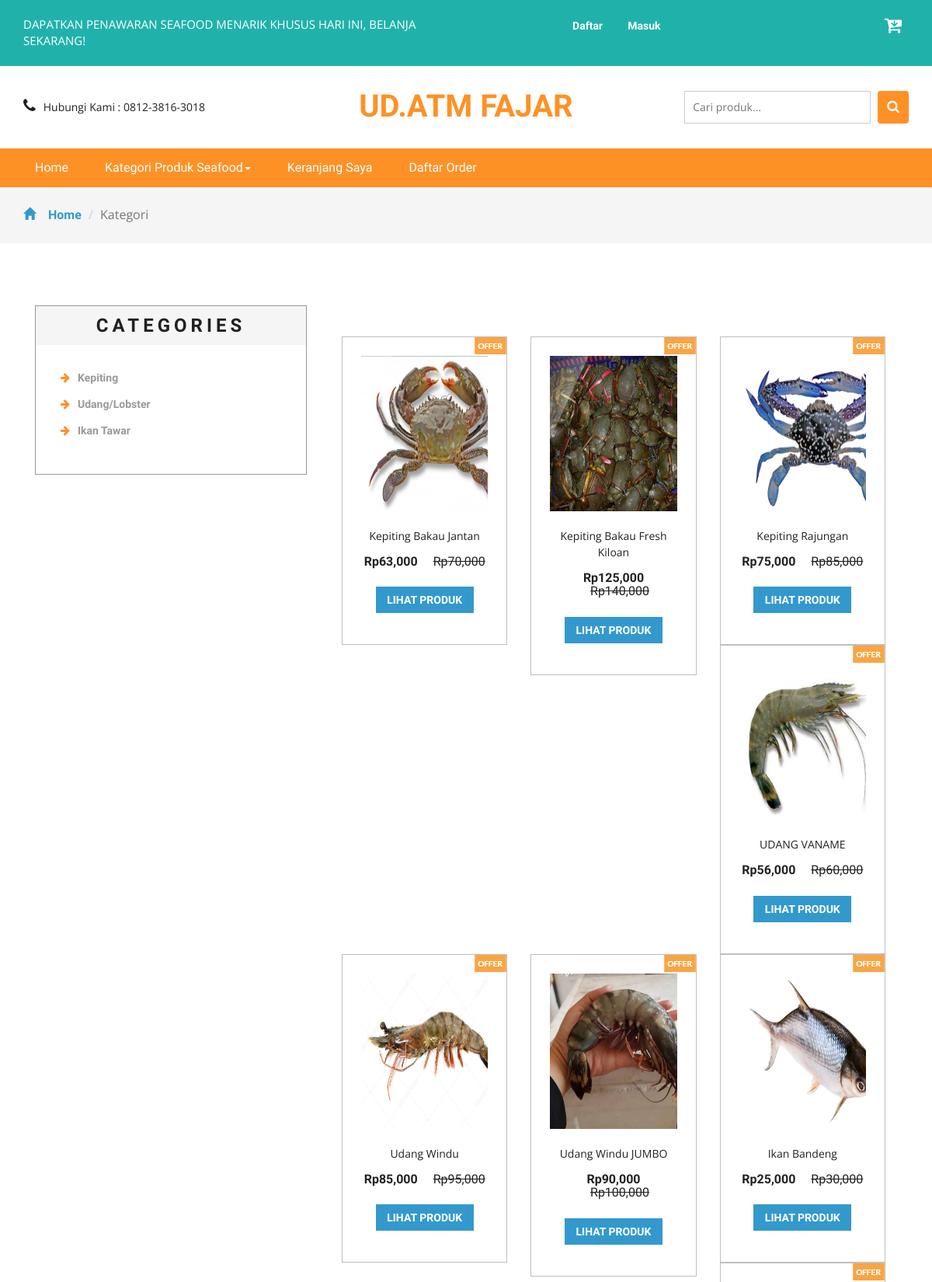
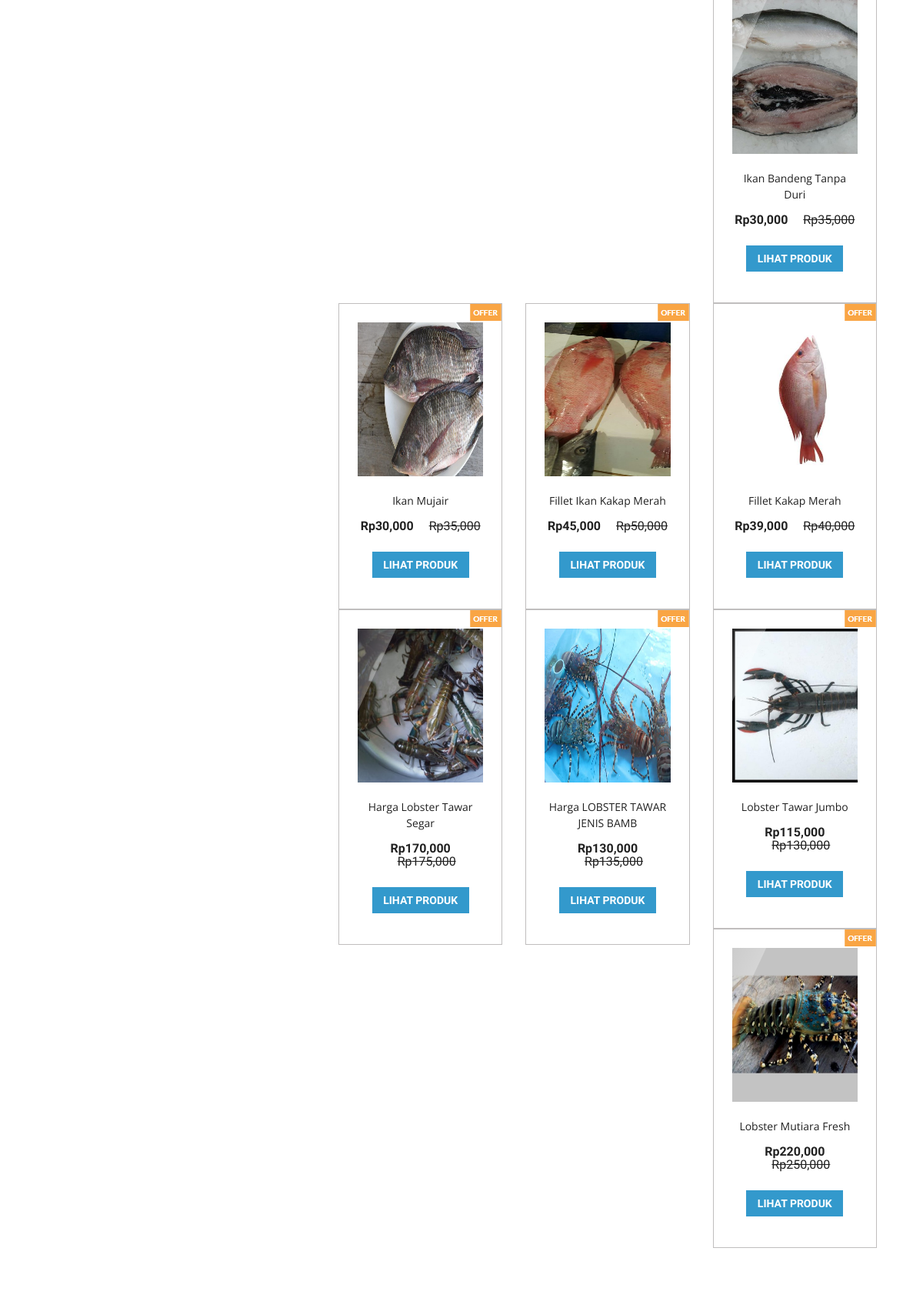
Screenshot of /search.php (upper part) with the database file from the repository (2 pictures, top to bottom).
### tables this page shows
CREATE TABLE `kategori` (
  `idkategori` int(11) NOT NULL,
  `namakategori` varchar(20) NOT NULL,
  `tgldibuat` timestamp NOT NULL DEFAULT current_timestamp()
);

CREATE TABLE `produk` (
  `idproduk` int(11) NOT NULL,
  `idkategori` int(11) NOT NULL,
  `namaproduk` varchar(30) NOT NULL,
  `gambar` varchar(100) NOT NULL,
  `deskripsi` varchar(200) NOT NULL,
  `rate` int(11) NOT NULL,
  `hargabefore` int(11) NOT NULL,
  `hargaafter` int(11) NOT NULL,
  `tgldibuat` timestamp NOT NULL DEFAULT current_timestamp()
);

### search.php (the view, shortened to what this page needs)
<?php
include 'dbconnect.php';
$s = $_POST['Search'];
?>
<!DOCTYPE html>
<html>
<head>
<link href="css/bootstrap.css" rel="stylesheet" type="text/css" media="all" />
<link href="css/style.css" rel="stylesheet" type="text/css" media="all" />
<link href="css/font-awesome.css" rel="stylesheet">
</head>
<body>
	<div class="agileits_header">
		<div class="container">
			<div class="w3l_offers">
				<p>DAPATKAN PENAWARAN SEAFOOD MENARIK KHUSUS HARI INI, BELANJA SEKARANG!</p>
			</div>
			<div class="agile-login">
				<ul>
				<?php
				if(!isset($_SESSION['log'])){
					echo '
					<li><a href="registered.php"> Daftar</a></li>
					<li><a href="login.php">Masuk</a></li>
					';
				}
				?>
				</ul>
			</div>
			<div class="product_list_header">
					<a href="cart.php"><button class="w3view-cart" type="submit" name="submit" value=""><i class="fa fa-cart-arrow-down" aria-hidden="true"></i></button>
					 </a>
			</div>
			<div class="clearfix"> </div>
		</div>
	</div>
	<div class="logo_products">
		<div class="container">
		<div class="w3ls_logo_products_left1">
				<ul class="phone_email">
					<li><i class="fa fa-phone" aria-hidden="true"></i>Hubungi Kami : 0812-3816-3018</li>
				</ul>
			</div>
			<div class="w3ls_logo_products_left">
				<h1><a href="index.php">UD.ATM FAJAR</a></h1>
			</div>
		<div class="w3l_search">
			<form action="search.php" method="post">
				<input type="search" name="Search" placeholder="Cari produk...">
				<button type="submit" class="btn btn-default search" aria-label="Left Align">
					<i class="fa fa-search" aria-hidden="true"> </i>
				</button>
			</form>
		</div>
			<div class="clearfix"> </div>
		</div>
	</div>
	<div class="navigation-agileits">
		<div class="container">
			<nav class="navbar navbar-default">
							<div class="collapse navbar-collapse" id="bs-megadropdown-tabs">
								<ul class="nav navbar-nav">
									<li class="active"><a href="index.php" class="act">Home</a></li>
									<li class="dropdown">
										<a href="#" class="dropdown-toggle" data-toggle="dropdown">Kategori Produk Seafood<b class="caret"></b></a>
									</li>
									<li><a href="cart.php">Keranjang Saya</a></li>
									<li><a href="konfirmasi.php">Daftar Order</a></li>
								</ul>
							</div>
							</nav>
			</div>
		</div>
	<div class="breadcrumbs">
		<div class="container">
			<ol class="breadcrumb breadcrumb1 animated wow slideInLeft" data-wow-delay=".5s">
				<li><a href="index.php"><span class="glyphicon glyphicon-home" aria-hidden="true"></span>Home</a></li>
				<li class="active">Kategori</li>
			</ol>
		</div>
	</div>
	<div class="products">
		<div class="container">
			<div class="col-md-4 products-left">
				<div class="categories">
					<h2>Categories</h2>
					<ul class="cate">
						<?php
														$kat=mysqli_query($conn,"SELECT * from kategori order by idkategori ASC");
														while($p=mysqli_fetch_array($kat)){
															?>
														<li><a href="kategori.php?idkategori=<?php echo $p['idkategori'] ?>"><i class="fa fa-arrow-right" aria-hidden="true"></i><?php echo $p['namakategori'] ?></a></li>
														<?php
																	}
														?>
					</ul>
				</div>
			</div>
			<div class="col-md-8 products-right">
				<div class="agile_top_brands_grids">
				<?php
					$brgs=mysqli_query($conn,"SELECT * from produk where namaproduk like '%$s%' or deskripsi like '%$s%' order by idproduk ASC");
					$x = mysqli_num_rows($brgs);
					if($x>0){
					while($p=mysqli_fetch_array($brgs)){
					?>
						<div class="col-md-4 top_brand_left">
						<div class="hover14 column">
							<div class="agile_top_brand_left_grid">
								<div class="agile_top_brand_left_grid_pos">
									<img src="images/offer.png" alt=" " class="img-responsive" />
								</div>
								<div class="agile_top_brand_left_grid1">
									<figure>
										<div class="snipcart-item block">
											<div class="snipcart-thumb">
												<a href="product.php?idproduk=<?php echo $p['idproduk'] ?>"><img src="<?php echo $p['gambar']?>" width="200px" height="200px"></a>
												<p><?php echo $p['namaproduk'] ?></p>
												<h4>Rp<?php echo number_format($p['hargaafter']) ?> <span>Rp<?php echo number_format($p['hargabefore']) ?></span></h4>
											</div>
											<div class="snipcart-details top_brand_home_details">
												<fieldset>
													<a href="product.php?idproduk=<?php echo $p['idproduk'] ?>"><input type="submit" class="button" value="Lihat Produk" /></a>
												</fieldset>
											</div>
										</div>
									</figure>
								</div>
							</div>
						</div>
					</div>
						<?php
							}
					} else {
						echo "Data tidak ditemukan, coba kata kunci lainnya";
					}
						?>
						<div class="clearfix"> </div>
				</div>
			</div>
			<div class="clearfix"> </div>
		</div>
	</div>
<link href="css/skdslider.css" rel="stylesheet">
</body>
</html>

### rows the page displays
kategori: namakategori "Kepiting"
kategori: namakategori "Udang/Lobster"
kategori: namakategori "Ikan Tawar"
produk: gambar (picture), namaproduk "Kepiting Bakau Jantan", hargaafter "63,000", hargabefore "70,000"
produk: gambar (picture), namaproduk "Kepiting Bakau Fresh Kiloan", hargaafter "125,000", hargabefore "140,000"
produk: gambar (picture), namaproduk "Kepiting Rajungan", hargaafter "75,000", hargabefore "85,000"
produk: gambar (picture), namaproduk "UDANG VANAME", hargaafter "56,000", hargabefore "60,000"
produk: gambar (picture), namaproduk "Udang Windu", hargaafter "85,000", hargabefore "95,000"
produk: gambar (picture), namaproduk "Udang Windu JUMBO", hargaafter "90,000", hargabefore "100,000"
produk: gambar (picture), namaproduk "Ikan Bandeng", hargaafter "25,000", hargabefore "30,000"
produk: gambar (picture), namaproduk "Ikan Bandeng Tanpa Duri", hargaafter "30,000", hargabefore "35,000"
produk: gambar (picture), namaproduk "Ikan Mujair", hargaafter "30,000", hargabefore "35,000"
produk: gambar (picture), namaproduk "Fillet Ikan Kakap Merah", hargaafter "45,000", hargabefore "50,000"
produk: gambar (picture), namaproduk "Fillet Kakap Merah", hargaafter "39,000", hargabefore "40,000"
produk: gambar (picture), namaproduk "Harga Lobster Tawar Segar", hargaafter "170,000", hargabefore "175,000"
produk: gambar (picture), namaproduk "Harga LOBSTER TAWAR JENIS BAMB", hargaafter "130,000", hargabefore "135,000"
produk: gambar (picture), namaproduk "Lobster Tawar Jumbo", hargaafter "115,000", hargabefore "130,000"
produk: gambar (picture), namaproduk "Lobster Mutiara Fresh", hargaafter "220,000", hargabefore "250,000"
